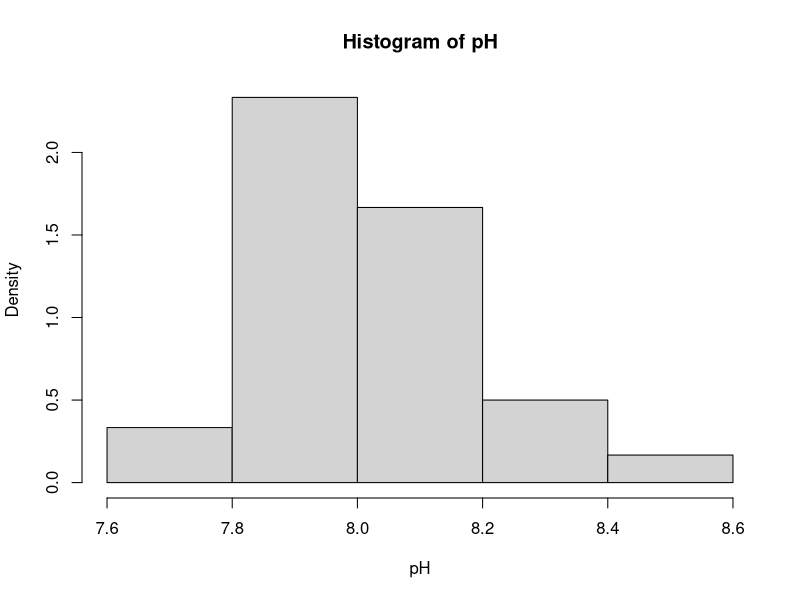

Write R code to recreate this figure.

# Script 1 - Ambiente R
## R e RStudio
## Instalação
## Tipos de objetos
## Vetores
## Principais estatísticas descritivas
## Seleção
## Matrizes e arrays
## Listas
## Importação e exportação de dados + readxl
## Pacotes

abund = c(5, 8, 8, 7, 6, 7, 59, 8)
sort(abund)

pH = c(7.9, 8.0, 8.3, 8.0, 8.1, 7.9, 8.1, 8.1, 8.0, 7.7, 8.1, 
       7.9, 8.1, 8.3, 8.6, 8.0, 8.0, 8.0, 8.1, 8.0, 7.9, 8.1, 
       8.1, 8.0, 7.9, 7.9, 8.1, 8.3, 7.8, 8.2)
hist(pH, probability = TRUE)
